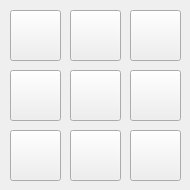
<?xml version="1.0" encoding="UTF-8"?>
<ui version="4.0">
 <class>MainWindow</class>
 <widget class="QMainWindow" name="MainWindow">
  <property name="geometry">
   <rect>
    <x>0</x>
    <y>0</y>
    <width>190</width>
    <height>190</height>
   </rect>
  </property>
  <property name="minimumSize">
   <size>
    <width>190</width>
    <height>190</height>
   </size>
  </property>
  <property name="maximumSize">
   <size>
    <width>190</width>
    <height>190</height>
   </size>
  </property>
  <property name="windowTitle">
   <string>qTicTacToe</string>
  </property>
  <widget class="QWidget" name="centralWidget">
   <widget class="QPushButton" name="pushButton">
    <property name="geometry">
     <rect>
      <x>10</x>
      <y>10</y>
      <width>51</width>
      <height>51</height>
     </rect>
    </property>
    <property name="text">
     <string/>
    </property>
   </widget>
   <widget class="QPushButton" name="pushButton_2">
    <property name="geometry">
     <rect>
      <x>70</x>
      <y>10</y>
      <width>51</width>
      <height>51</height>
     </rect>
    </property>
    <property name="text">
     <string/>
    </property>
   </widget>
   <widget class="QPushButton" name="pushButton_3">
    <property name="geometry">
     <rect>
      <x>130</x>
      <y>10</y>
      <width>51</width>
      <height>51</height>
     </rect>
    </property>
    <property name="text">
     <string/>
    </property>
   </widget>
   <widget class="QPushButton" name="pushButton_4">
    <property name="geometry">
     <rect>
      <x>10</x>
      <y>70</y>
      <width>51</width>
      <height>51</height>
     </rect>
    </property>
    <property name="text">
     <string/>
    </property>
   </widget>
   <widget class="QPushButton" name="pushButton_5">
    <property name="geometry">
     <rect>
      <x>70</x>
      <y>70</y>
      <width>51</width>
      <height>51</height>
     </rect>
    </property>
    <property name="text">
     <string/>
    </property>
   </widget>
   <widget class="QPushButton" name="pushButton_6">
    <property name="geometry">
     <rect>
      <x>130</x>
      <y>70</y>
      <width>51</width>
      <height>51</height>
     </rect>
    </property>
    <property name="text">
     <string/>
    </property>
   </widget>
   <widget class="QPushButton" name="pushButton_7">
    <property name="geometry">
     <rect>
      <x>10</x>
      <y>130</y>
      <width>51</width>
      <height>51</height>
     </rect>
    </property>
    <property name="text">
     <string/>
    </property>
   </widget>
   <widget class="QPushButton" name="pushButton_8">
    <property name="geometry">
     <rect>
      <x>70</x>
      <y>130</y>
      <width>51</width>
      <height>51</height>
     </rect>
    </property>
    <property name="text">
     <string/>
    </property>
   </widget>
   <widget class="QPushButton" name="pushButton_9">
    <property name="geometry">
     <rect>
      <x>130</x>
      <y>130</y>
      <width>51</width>
      <height>51</height>
     </rect>
    </property>
    <property name="text">
     <string/>
    </property>
   </widget>
  </widget>
 </widget>
 <layoutdefault spacing="6" margin="11"/>
 <resources/>
 <connections/>
</ui>
